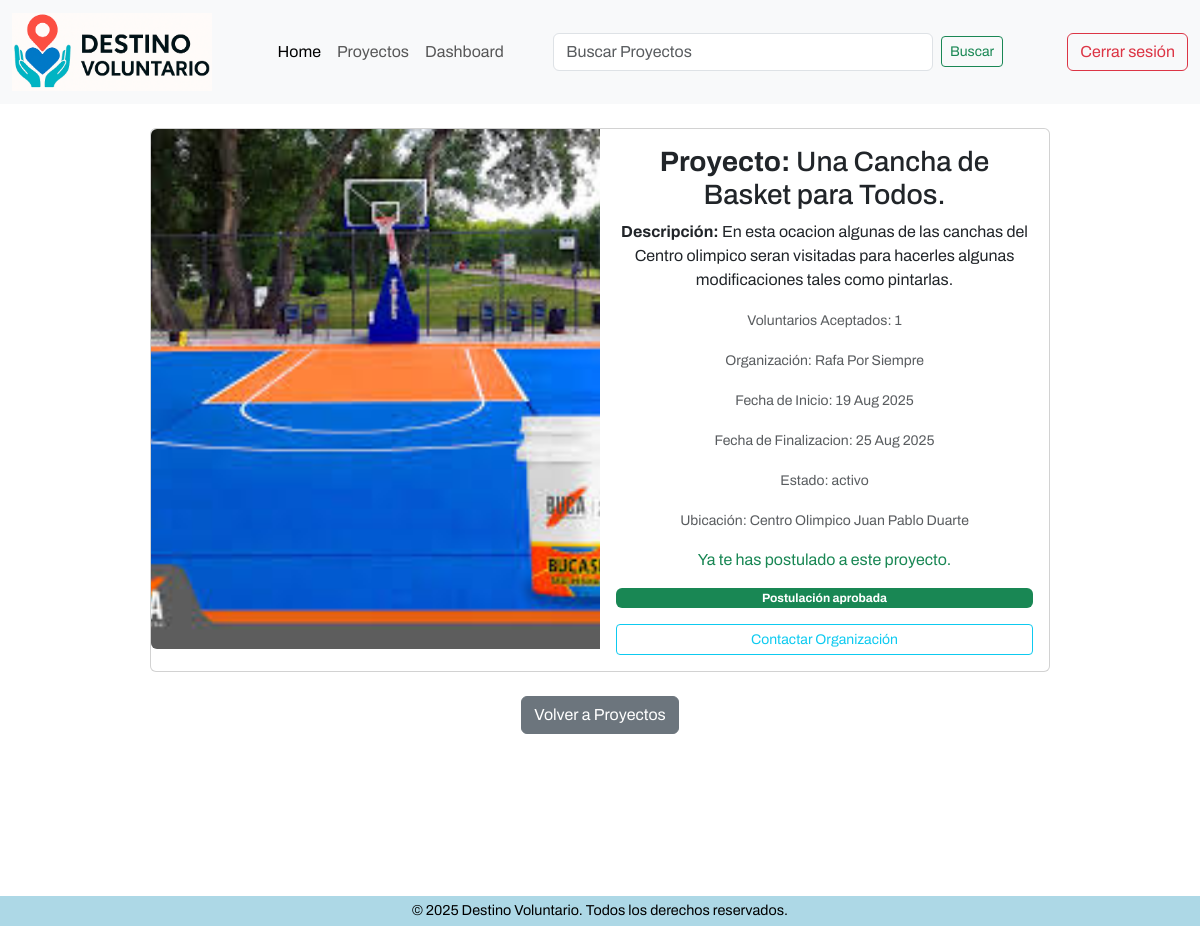
The page /proyectos/detalle/2/ (signed in) on the database its author committed.
### apps/proyectos/models.py (models this page shows, shortened)
class Proyecto(models.Model):
    ESTADOS = [
        ('activo', 'Activo'),
        ('cerrado', 'Cerrado'),
        ('evaluacion', 'En Evaluación'),
        ('finalizado', 'Finalizado'),
        ('cancelado', 'Cancelado'),
        ('reactivado', 'Reactivado'),
    ]
    organizacion = models.ForeignKey(Organizacion, on_delete=models.CASCADE)
    title = models.CharField(max_length=255)
    description = models.TextField()
    location = models.CharField(max_length=255)
    image = models.ImageField(upload_to='proyectos/', blank=True, null=True)
    start_date = models.DateField()
    end_date = models.DateField()
    status = models.CharField(max_length=20, choices=ESTADOS, default='activo')

### apps/organizaciones/models.py (models this page shows, shortened)
class Organizacion(models.Model):
    usuario = models.OneToOneField(Usuario, on_delete=models.CASCADE,)
    name = models.CharField(max_length=255)
    description = models.TextField(blank=True, null=True)
    website = models.URLField(blank=True, null=True)

### apps/proyectos/views.py (the view)
# urls.py: path('detalle/<int:proyecto_id>/', detalle_proyecto, name='detalle_proyecto'),
def detalle_proyecto(request, proyecto_id):
    proyecto = get_object_or_404(Proyecto, id=proyecto_id)
    user = request.user
    postulaciones = Postulacion.objects.filter(proyecto=proyecto)
    voluntarios_aceptados = Postulacion.objects.filter(proyecto=proyecto, status='aceptada').count()
    postulantes_aceptados = Postulacion.objects.filter(proyecto=proyecto, status='aceptada').values_list('voluntario__email', flat=True)
    postulacion_usuario = None
    if user.is_authenticated and user.role == 'voluntario':
        postulacion_usuario = Postulacion.objects.filter(proyecto=proyecto, voluntario=user).first()
    postulaciones_pendientes = []
    if user.is_authenticated and user.role == 'organizacion':
        if proyecto.organizacion.usuario == user:
            postulaciones_pendientes = postulaciones.filter(status='pendiente')
    context = {
        'proyecto': proyecto,
        'user': user,
        'postulaciones': postulaciones,
        'voluntarios_aceptados': voluntarios_aceptados,
        'postulacion_usuario': postulacion_usuario,
        'postulaciones_pendientes': postulaciones_pendientes,
        'postulantes_aceptados': postulantes_aceptados
    }
    return render(request, 'proyectos/detalle_proyecto.html', context)

### templates/proyectos/detalle_proyecto.html (shortened to what this page needs)
{% extends '../components/base.html' %}
{% load static %}
{% load dict_filters %}
{% block template %}
{% include '../components/navbar.html' %}
<div class="container my-4" style="padding-bottom:120px;">
    <div class="card mb-3 text-center" style="max-width: 900px; margin: 0 auto;">
    <div class="row g-0 align-items-stretch">
        <div class="col-md-6">
        {% if proyecto.image %}
            <img src="{{ proyecto.image.url }}" class="img-fluid w-100 h-100 rounded-start" style="object-fit:cover; max-height:520px;" alt="Imagen del Proyecto">
        {% else %}
            <img src="{% static 'images/logo.png' %}" class="img-fluid w-100 h-100 rounded-start" style="object-fit:cover; max-height:520px;" alt="Imagen del Proyecto">
        {% endif %}
        </div>
        <div class="col-md-6">
        <div class="card-body d-flex flex-column justify-content-center">
            <h3 class="card-title"><strong>Proyecto:</strong> {{ proyecto.title }}</h3>
            <p class="card-text"><strong>Descripción:</strong> {{ proyecto.description }}</p>
            <p class="card-text"><small class="text-body-secondary">Voluntarios Aceptados: {{ voluntarios_aceptados }}</small></p>
            <p class="card-text"><small class="text-body-secondary">Organización: {{ proyecto.organizacion.name }}</small></p>
            <p class="card-text"><small class="text-body-secondary">Fecha de Inicio: {{ proyecto.start_date|date:"d M Y" }}</small></p>
            <p class="card-text"><small class="text-body-secondary">Fecha de Finalizacion: {{ proyecto.end_date|date:"d M Y" }}</small></p>
            <p class="card-text"><small class="text-body-secondary">Estado: {{ proyecto.status }}</small></p>
            <p class="card-text"><small class="text-body-secondary">Ubicación: {{ proyecto.location }}</small></p>
            {% if user.is_authenticated %}
                {% if user.role == 'organizacion' %}
                <a href="{% url 'editar_proyecto' proyecto.id %}" class="btn btn-outline-primary btn-sm">Editar</a>
                <a href="{% url 'listar_postulaciones' proyecto.id %}" class="btn btn-outline-secondary btn-sm">Ver postulaciones</a>
                {% if proyecto.status == 'activo' %}
                    <a href="{% url 'cerrar_proyecto' proyecto.id %}" class="btn btn-outline-danger btn-sm">Cerrar</a>
                    <a href="mailto:{{ postulantes_aceptados|join:',' }}?subject=Actualización sobre el proyecto {{ proyecto.title }}&body=Hola, se ha actualizado el estado del proyecto." class="btn btn-outline-info btn-sm d-block mt-3">Notificar a postulantes aceptados</a>
                {% elif proyecto.status == 'cerrado' or proyecto.status == 'finalizado' or proyecto.status == 'cancelado' %}
                    <a href="{% url 'reactivar_proyecto' proyecto.id %}" class="btn btn-outline-success btn-sm">Reactivar</a>
                {% endif %}
                {% elif user.role == 'voluntario' and proyecto.status == 'activo' %}
                    {% if postulacion_usuario %}
                        <p class="text-success">Ya te has postulado a este proyecto.</p>
                        {% if postulacion_usuario.status == 'pendiente' %}
                            <a href="{% url 'editar_postulacion' postulacion_usuario.id %}" class="btn btn-warning btn-sm">Editar postulación</a>
                            <a href="{% url 'cancelar_postulacion' postulacion_usuario.id %}" class="btn btn-outline-danger btn-sm">Cancelar Postulación</a>
                        {% elif postulacion_usuario.status == 'aceptada' %}
                            <span class="badge bg-success">Postulación aprobada</span>
                        {% elif postulacion_usuario.status == 'rechazada' %}
                            <span class="badge bg-danger">Postulación rechazada</span>
                        {% endif %}
                    {% else %}
                    <a href="{% url 'crear_postulacion' proyecto.id %}" class="btn btn-primary btn-sm">Postularse</a>
                    {% endif %}
                    <a href="mailto:{{ proyecto.organizacion.usuario.email }}?subject=Consulta sobre la postulación a {{ proyecto.title }}&body=Hola, me gustaría saber más sobre mi postulación." class="btn btn-outline-info btn-sm d-block mt-3">Contactar Organización</a>
                {% endif %}
            {% else %}
                <a href="{% url 'login' %}" class="btn btn-outline-info btn-sm">Inicia sesión para postularte</a>
            {% endif %}
        </div>
        </div>
    </div>
    </div>
    {% if user.is_authenticated %}
    <div class="text-center mt-4 mb-5">
        <a href="{% url 'dashboard' %}" class="btn btn-secondary">Volver a Proyectos</a>
    </div>
    {% endif %}
</div>
{% include '../components/footer.html' %}
{% endblock %}

### static/css/main.css (style rules this page uses)
html, body { font-family: 'Archivo', sans-serif; }

### rows shown on the page
Proyecto: image (picture), title "Una Cancha de Basket para Todos.", description "En esta ocacion algunas de las canchas del Centro olimpico seran visitadas para hacerles algunas modificaciones tales como pintarlas.", organizacion.name "Rafa Por Siempre", start_date "19 Aug 2025", end_date "25 Aug 2025", status "activo", location "Centro Olimpico Juan Pablo Duarte"

### other values the page prints
{{ voluntarios_aceptados }} "1"
